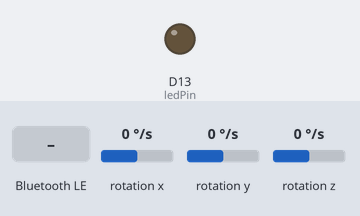
Recording of a sketch running on a simulated Arduino Nano 33 BLE. Parts: output pins drawn as LEDs (lit = HIGH). The inputs (shaded band) are chosen by the test bench; at power-on: rotation x 0 °/s, rotation y 0 °/s, rotation z 0 °/s. Nothing arrives over Bluetooth unless stated; a phone connects over Bluetooth LE 3 s after start; what the sketch prints to the serial monitor is not drawn.

Above: at 3.8 s.
3.9 s: Bluetooth LE write "1" received
At 4.3 s:
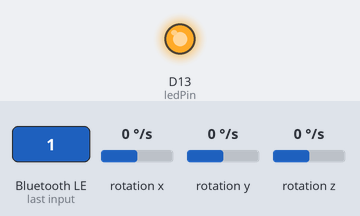
5.4 s: Bluetooth LE write "0" received
At 6.6 s:
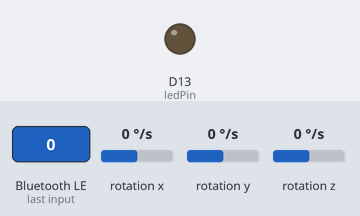
6.9 s: Bluetooth LE write "2" received
At 7.9 s:
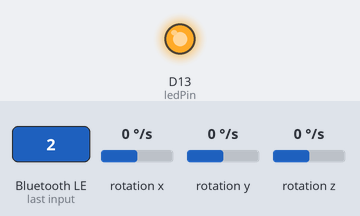
Timing chart, 0 to 9.9 s (numbered marks = the images above; inputs shaded):
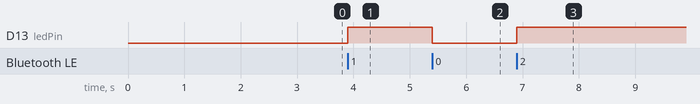

Measured:
- after the input at 3.9 s, D13 (ledPin): LOW → HIGH at once
- after the input at 5.4 s, D13 (ledPin): HIGH → LOW at once
- after the input at 6.9 s, D13 (ledPin): LOW → HIGH at once

The sketch:

BLE_IMU_PERIPHERAL.ino
```cpp
/*
  -----------------------------------------------------------------------------------------------
 | BLE_IMU_PERIPHERAL - Wireless IMU Communication with central device
 |
 | Arduino Boards Tested: Nano 33 BLE Sense as a peripheral & Nano 33 BLE as central.
 | Code not tested for multiple peripherals

 | This sketch works alongside the BLE_IMU_CENTRAL sketch to communicate with an Arduino Nano 33 BLE.
 | This sketch can also be used with a generic BLE central app, like LightBlue (iOS and Android) or
 | nRF Connect (Android), to interact with the services and characteristics created in this sketch.

 | This example code is adapted from the ArduinoBLE library, available in the public domain.
 | Authors: Aaron Yurkewich & Pilar Zhang Qiu
 | Latest Update: 25/02/2021
  -----------------------------------------------------------------------------------------------
*/

#include <ArduinoBLE.h>
#include <Arduino_LSM9DS1.h>
//#include <Arduino_LSM6DS3.h> // Uncomment this if your peripheral is the Nano 33 IoT

// ------------------------------------------ BLE UUIDs ------------------------------------------
#define BLE_UUID_PERIPHERAL               "19B10000-E8F2-537E-4F6C-D104768A1214" //please chnage to a unique value that matches BLE_IMU_CENTRAL
#define BLE_UUID_CHARACT_LED              "19B10001-E8F2-537E-4F6C-E104768A1214" //please chnage to a unique value that matches BLE_IMU_CENTRAL
#define BLE_UUID_CHARACT_ACCX             "29B10001-E8F2-537E-4F6C-a204768A1215" //please chnage to a unique value that matches BLE_IMU_CENTRAL
#define BLE_UUID_CHARACT_ACCY             "39B10001-E8F2-537E-4F6C-a204768A1215" //please chnage to a unique value that matches BLE_IMU_CENTRAL
#define BLE_UUID_CHARACT_ACCZ             "49B10001-E8F2-537E-4F6C-a204768A1215" //please chnage to a unique value that matches BLE_IMU_CENTRAL

BLEService LED_IMU_Service(BLE_UUID_PERIPHERAL); // BLE LED Service

// BLE LED Switch Characteristic - custom 128-bit UUID, read and writable by central
BLEByteCharacteristic switchCharacteristic(BLE_UUID_CHARACT_LED, BLERead | BLEWrite);
BLEFloatCharacteristic accXCharacteristic(BLE_UUID_CHARACT_ACCX, BLERead | BLENotify | BLEWrite);
BLEFloatCharacteristic accYCharacteristic(BLE_UUID_CHARACT_ACCY, BLERead | BLENotify | BLEWrite);
BLEFloatCharacteristic accZCharacteristic(BLE_UUID_CHARACT_ACCZ, BLERead | BLENotify | BLEWrite);


const int ledPin = LED_BUILTIN; // pin to use for the LED
float x, y, z;

// ------------------------------------------ VOID SETUP ------------------------------------------
void setup() {
  Serial.begin(9600);
  //while (!Serial); //uncomment to view the IMU data in the peripheral serial monitor

  // begin IMU initialization
  if (!IMU.begin()) {
    Serial.println("Failed to initialize IMU!");
    while (1);
  }

  // set LED pin to output mode
  pinMode(ledPin, OUTPUT);

  // begin BLE initialization
  if (!BLE.begin()) {
    Serial.println("starting BLE failed!");
    while (1);
  }

  // set advertised local name and service UUID:
  BLE.setLocalName("BLE_IMU");
  BLE.setAdvertisedService(LED_IMU_Service);

  // add the characteristic to the service
  LED_IMU_Service.addCharacteristic(switchCharacteristic);
  LED_IMU_Service.addCharacteristic(accXCharacteristic);
  LED_IMU_Service.addCharacteristic(accYCharacteristic);
  LED_IMU_Service.addCharacteristic(accZCharacteristic);


  // add service
  BLE.addService(LED_IMU_Service);

  // set the initial value for the characeristic:
  switchCharacteristic.writeValue(0);


  // start advertising
  BLE.advertise();

  Serial.println("BLE LED Peripheral");
}

// ------------------------------------------ VOID LOOP ------------------------------------------
void loop() {
  // listen for BLE peripherals to connect:
  BLEDevice central = BLE.central();


  // if a central is connected to peripheral:
  if (central) {
    Serial.print("Connected to central: ");
    // print the central's MAC address:
    Serial.println(central.address());

    // while the central is still connected to peripheral:
    while (central.connected()) {
      // if the remote device wrote to the characteristic,
      // use the value to control the LED:
      if (switchCharacteristic.written()) {
        if (switchCharacteristic.value()) {   // any value other than 0
          Serial.println("LED on");
          digitalWrite(ledPin, HIGH);         // will turn the LED on
        } else {                              // a 0 value
          Serial.println(F("LED off"));
          digitalWrite(ledPin, LOW);          // will turn the LED off
        }
      }

      if (IMU.gyroscopeAvailable()) {
        IMU.readGyroscope(x, y, z);

        accXCharacteristic.writeValue(x);
        accYCharacteristic.writeValue(y);
        accZCharacteristic.writeValue(z);

        Serial.print(x);
        Serial.print('\t');
        Serial.print(y);
        Serial.print('\t');
        Serial.print(z);
        Serial.println('\t');
      }

    }

      // when the central disconnects, print it out:
      Serial.print(F("Disconnected from central: "));
      Serial.println(central.address());
    }
  }
```
